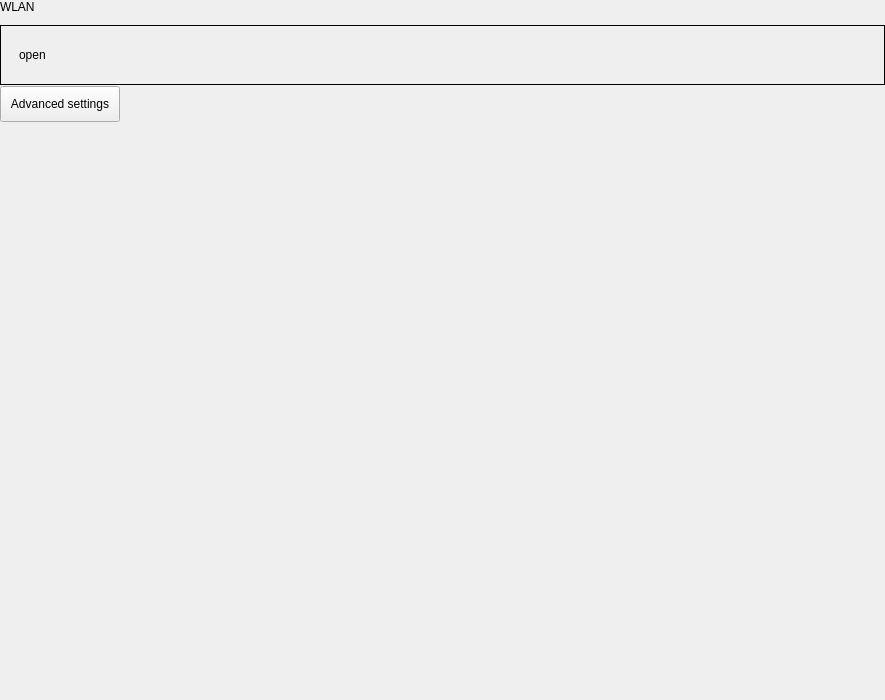
<?xml version="1.0" encoding="UTF-8"?>
<ui version="4.0">
 <class>WlanConnect</class>
 <widget class="QWidget" name="WlanConnect">
  <property name="geometry">
   <rect>
    <x>0</x>
    <y>0</y>
    <width>885</width>
    <height>700</height>
   </rect>
  </property>
  <property name="windowTitle">
   <string>WlanConnect</string>
  </property>
  <layout class="QVBoxLayout" name="verticalLayout_3" stretch="0,0,0,0">
   <property name="leftMargin">
    <number>0</number>
   </property>
   <property name="topMargin">
    <number>0</number>
   </property>
   <property name="rightMargin">
    <number>0</number>
   </property>
   <item>
    <widget class="TitleLabel" name="titleLabel">
     <property name="sizePolicy">
      <sizepolicy hsizetype="Fixed" vsizetype="Fixed">
       <horstretch>0</horstretch>
       <verstretch>0</verstretch>
      </sizepolicy>
     </property>
     <property name="text">
      <string>WLAN</string>
     </property>
     <property name="scaledContents">
      <bool>true</bool>
     </property>
    </widget>
   </item>
   <item>
    <layout class="QVBoxLayout" name="detailLayOut_3">
     <property name="spacing">
      <number>1</number>
     </property>
     <property name="rightMargin">
      <number>0</number>
     </property>
     <item>
      <widget class="QFrame" name="openWifiFrame">
       <property name="minimumSize">
        <size>
         <width>0</width>
         <height>60</height>
        </size>
       </property>
       <property name="maximumSize">
        <size>
         <width>16777215</width>
         <height>50</height>
        </size>
       </property>
       <property name="frameShape">
        <enum>QFrame::Box</enum>
       </property>
       <layout class="QHBoxLayout" name="horizontalLayout_9">
        <property name="leftMargin">
         <number>18</number>
        </property>
        <property name="topMargin">
         <number>0</number>
        </property>
        <property name="rightMargin">
         <number>9</number>
        </property>
        <property name="bottomMargin">
         <number>0</number>
        </property>
        <item>
         <layout class="QHBoxLayout" name="openWIifLayout">
          <property name="rightMargin">
           <number>16</number>
          </property>
          <item>
           <widget class="QLabel" name="openLabel">
            <property name="minimumSize">
             <size>
              <width>118</width>
              <height>0</height>
             </size>
            </property>
            <property name="text">
             <string>open</string>
            </property>
           </widget>
          </item>
          <item>
           <spacer name="horizontalSpacer_7">
            <property name="orientation">
             <enum>Qt::Horizontal</enum>
            </property>
            <property name="sizeHint" stdset="0">
             <size>
              <width>523</width>
              <height>20</height>
             </size>
            </property>
           </spacer>
          </item>
         </layout>
        </item>
       </layout>
      </widget>
     </item>
    </layout>
   </item>
   <item>
    <layout class="QVBoxLayout" name="verticalLayout_4">
     <item>
      <layout class="QVBoxLayout" name="availableLayout">
       <property name="spacing">
        <number>1</number>
       </property>
      </layout>
     </item>
     <item>
      <layout class="QHBoxLayout" name="horizontalLayout_10">
       <property name="spacing">
        <number>8</number>
       </property>
       <item>
        <widget class="QPushButton" name="detailBtn">
         <property name="minimumSize">
          <size>
           <width>120</width>
           <height>36</height>
          </size>
         </property>
         <property name="maximumSize">
          <size>
           <width>16777215</width>
           <height>36</height>
          </size>
         </property>
         <property name="text">
          <string>Advanced settings</string>
         </property>
        </widget>
       </item>
       <item>
        <spacer name="horizontalSpacer_8">
         <property name="orientation">
          <enum>Qt::Horizontal</enum>
         </property>
         <property name="sizeHint" stdset="0">
          <size>
           <width>40</width>
           <height>20</height>
          </size>
         </property>
        </spacer>
       </item>
      </layout>
     </item>
    </layout>
   </item>
   <item>
    <spacer name="verticalSpacer_3">
     <property name="orientation">
      <enum>Qt::Vertical</enum>
     </property>
     <property name="sizeHint" stdset="0">
      <size>
       <width>20</width>
       <height>40</height>
      </size>
     </property>
    </spacer>
   </item>
  </layout>
 </widget>
 <customwidgets>
  <customwidget>
   <class>TitleLabel</class>
   <extends>QLabel</extends>
   <header>titlelabel.h</header>
  </customwidget>
 </customwidgets>
 <resources/>
 <connections/>
</ui>
